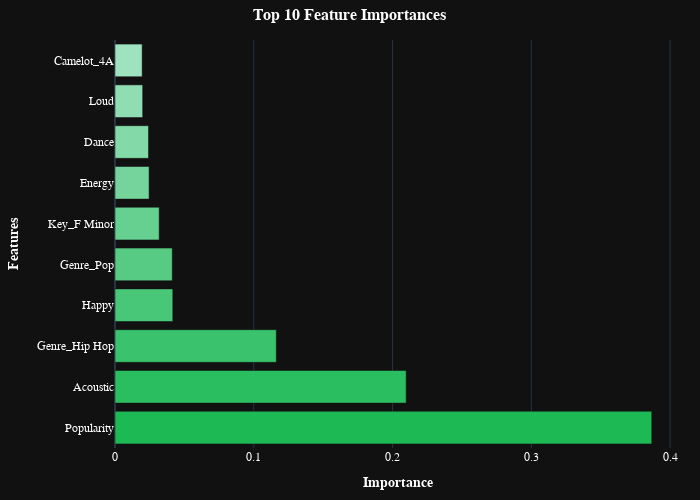

The notebook cell saved with this chart:
### Markdown cell above
### Feature Importance Plot (Boosted Trees)

### Code cell
plot_tree_feature_importance(boost_model)

### Figure 1 — Plotly figure (JSON) as saved in the notebook; plotly's stock layout.template omitted (floating-point values rounded to 4 significant figures)
{"data": [{"marker": {"color": ["#1DB954", "#2BBE60", "#3AC26C", "#48C778", "#57CB84", "#65D08F", "#74D49B", "#83D9A7", "#91DDB3", "#9FE2BF"]}, "orientation": "h", "type": "bar", "x": [0.3868, 0.2098, 0.1162, 0.04163, 0.04125, 0.03184, 0.02456, 0.02414, 0.01994, 0.01956], "y": ["Popularity", "Acoustic", "Genre_Hip Hop", "Happy", "Genre_Pop", "Key_F Minor", "Energy", "Dance", "Loud", "Camelot_4A"]}], "layout": {"font": {"color": "white", "family": "Arial, sans-serif", "size": 12}, "height": 500, "hoverlabel": {"font": {"color": "white"}}, "margin": {"b": 20, "l": 100, "r": 20, "t": 40}, "title": {"font": {"color": "white", "family": "Arial, sans-serif", "size": 16}, "text": "<b>Top 10 Feature Importances</b>", "x": 0.5}, "width": 700, "xaxis": {"title": {"font": {"color": "white", "family": "Arial, sans-serif", "size": 14}, "text": "<b>Importance</b>"}}, "yaxis": {"title": {"font": {"color": "white", "family": "Arial, sans-serif", "size": 14}, "text": "<b>Features</b>"}}}}
